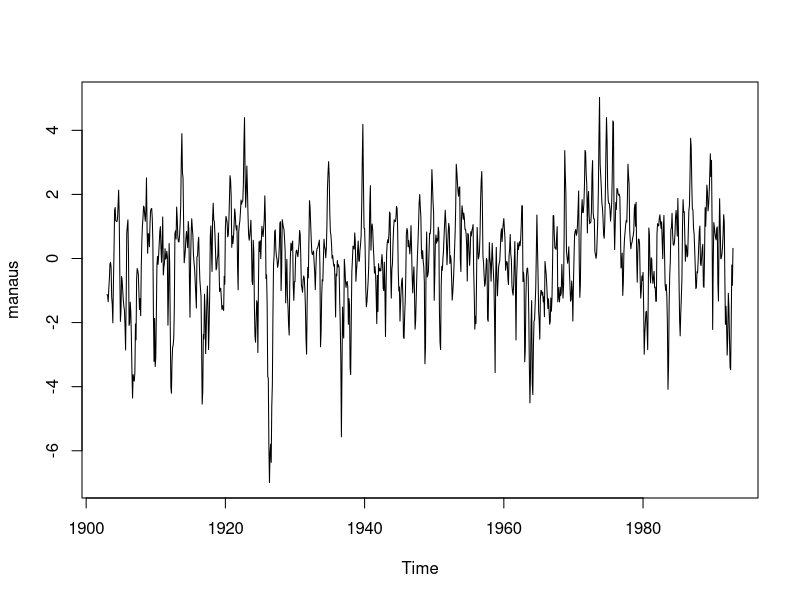

Here is the R script that generated this plot: (Note: a time limit stopped this script after it produced the figure.)
## ---- chunk 1
rm(list=ls())
knitr::opts_chunk$set(echo = TRUE, warning = FALSE, message=FALSE, tidy = TRUE)
set.seed(808)

## ---- chunk 2
library(boot)
library(forecast)
library(tidyverse)
library(cowplot)
library(lubridate)
## ---- chunk 3
plot(manaus)
## ---- chunk 4

manaus_fun <- function(tsb) {
     ar.fit <- auto.arima(tsb, max.p=25, max.d=0, 
                          max.q=0, max.P=0, max.Q=0, max.D=0, ic = "aic",
                          max.order=25,
                          seasonal = FALSE)
     c(ar.fit$arma[1], mean(tsb), tsb)
}
## ---- chunk 5
num_resamples <- 1000
block_length <- round(length(manaus)^(1/3))
## ---- chunk 6

# the fixed block bootstrap with length
manaus_fixed <- tsboot(manaus, manaus_fun, R = num_resamples, l = block_length, sim = "fixed")

## ---- chunk 7
# the stationary bootstrap with mean block length 20
manaus_geom <-tsboot(manaus, manaus_fun, R = num_resamples, l = block_length, sim = "geom")

## ---- chunk 8
## First fit the model
manaus_ar <- auto.arima(manaus, max.p=25, max.d=0, 
                          max.q=0, max.P=0, max.Q=0, max.D=0, ic = "aic",
                          max.order=25,
                          seasonal = FALSE)

## Create list containing the components of fit model
manaus_mod <- list(order = c(manaus_ar$arma[1], 0, 0), ar = coef(manaus_ar))

## Extract the residuals
manaus_res <- resid(manaus_ar) - mean(resid(manaus_ar))

## Simulation function for simulating
manaus_sim <- function(res, n.sim, ran.args) {
     # random generation of replicate series using arima.sim 
     rg1 <- function(n, res) sample(res, n, replace = TRUE)
     ts.orig <- ran.args$ts
     ts.mod <- ran.args$model
     mean(ts.orig) + ts(arima.sim(model = ts.mod, n = n.sim, rand.gen = rg1, res = as.vector(res)))
}
## ---- chunk 9
manaus_model <- tsboot(manaus_res, manaus_fun, R = num_resamples, sim = "model", n.sim = length(manaus),
                 orig.t = FALSE, ran.gen = manaus_sim, 
                 ran.args = list(ts = manaus, model = manaus_mod))

## ---- chunk 10
recording_dates <- expand.grid(seq(1,12), seq(1903,1992))
recording_dates <- paste0("1/", recording_dates$Var1, "/", recording_dates$Var2)
 
samp_data <- data_frame(time = dmy(recording_dates),
                        true = c(manaus),
                        fixed = manaus_fixed$t[1,-c(1,2)],
                        stationary = manaus_geom$t[1,-c(1,2)],
                        model_based = manaus_model$t[1, -c(1,2)])

samp_data %>% gather(key, value, true:model_based) %>%
  ggplot(aes(time, value)) + geom_line() + facet_wrap(~key)
## ---- chunk 11
p_dists <- data_frame(fixed = manaus_fixed$t[,1],
                      stationary = manaus_geom$t[,1],
                      model_based = manaus_model$t[,1])

p_dists %>% gather(key, value, fixed:model_based) %>%
  ggplot(aes(value)) + geom_histogram(bins=15) + facet_wrap(~key, nrow=3)
